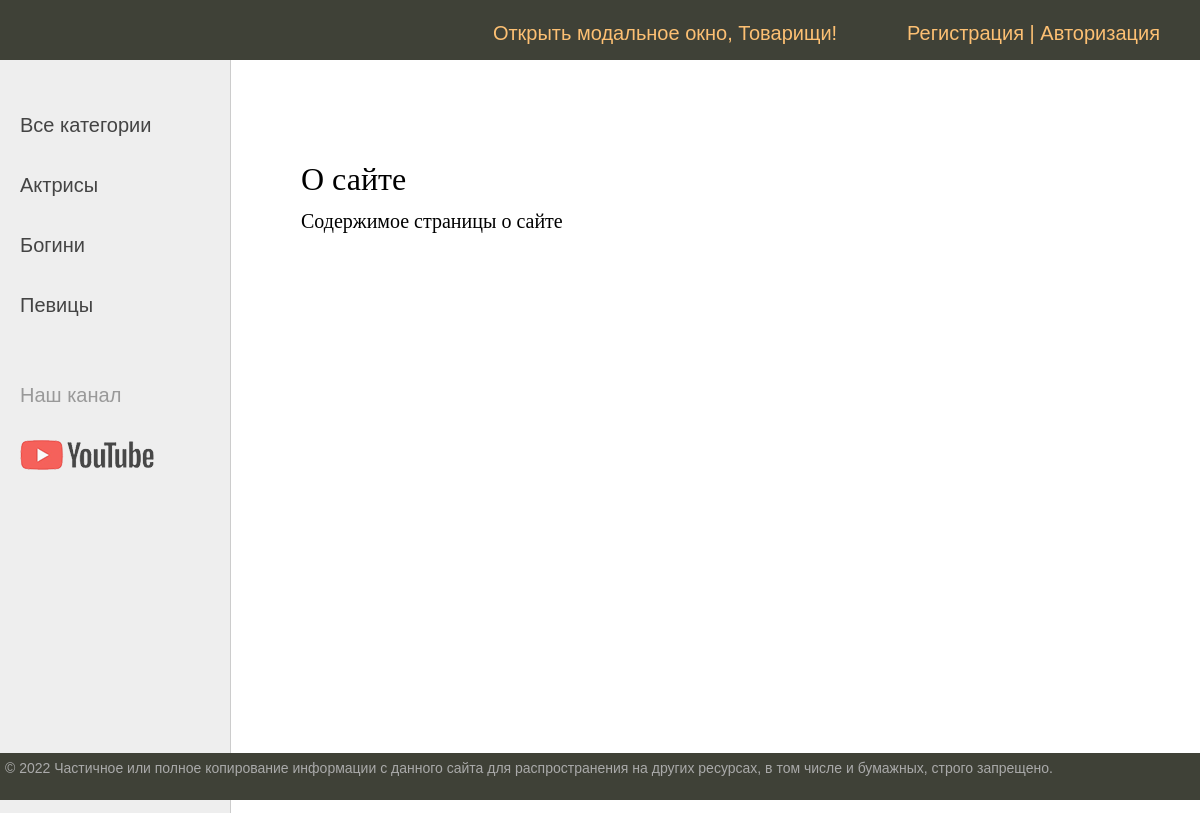
The page /about/ on the database its author committed.
### women/models.py (models this page shows, shortened)
class Category(models.Model):
    name = models.CharField(max_length=100, db_index=True, verbose_name='Название категории')
    slug = models.SlugField(max_length=255, unique=True, db_index=True, verbose_name='URL')
    def get_absolute_url(self):
        return reverse('category', kwargs={'cat_slug': self.slug})
    class Meta:
        verbose_name = 'Категория'
        verbose_name_plural = 'Категории'
        ordering = ['name']

### women/views.py (the view)
# urls.py: path('about/', about, name='about'),
def about(request):
    return render(request, 'women/about.html', {'title': 'О сайте'})

### women/templatetags/women_tags.py (called while the page is built)
@register.inclusion_tag('usertags/list_categories.html')
def show_categories(sort=None, cat_selected=None):
    if not sort:
        cats = Category.objects.all()
    else:
        cats = Category.objects.order_by(sort)
    return {"cats": cats, "cat_selected": cat_selected}

### women/templates/women/about.html
{% extends 'women/base.html' %}
{% block content %}
    <h1>{{title}}</h1>
    <p>Содержимое страницы о сайте</p>
{% endblock %}

### women/templates/usertags/list_categories.html
{% for post in cats %}
    {% if post.slug == cat_selected %}
        <li class="selected">{{post.name}}</li>
    {% else %}
        <li><a href="{{post.get_absolute_url}}">{{post.name}}</a> </li>
    {% endif %}
{% endfor %}

### women/static/women/css/styles.css (style rules this page uses)
html, body { font-family: 'Arial'; margin: 0; padding: 0; height: 100%; width: 100%; color: #444; }
a { color: #0059b2; text-decoration: none; }
.left-chapters ul li { margin: 30px 0 0 0; color: #999; }
.left-chapters ul li a { color: #444; text-decoration: none; }
.content-text h1 { font-size: 32px; }

### rows shown on the page
Category: name "Актрисы"
Category: name "Богини"
Category: name "Певицы"

### other values the page prints
{{ title }} "О сайте"
